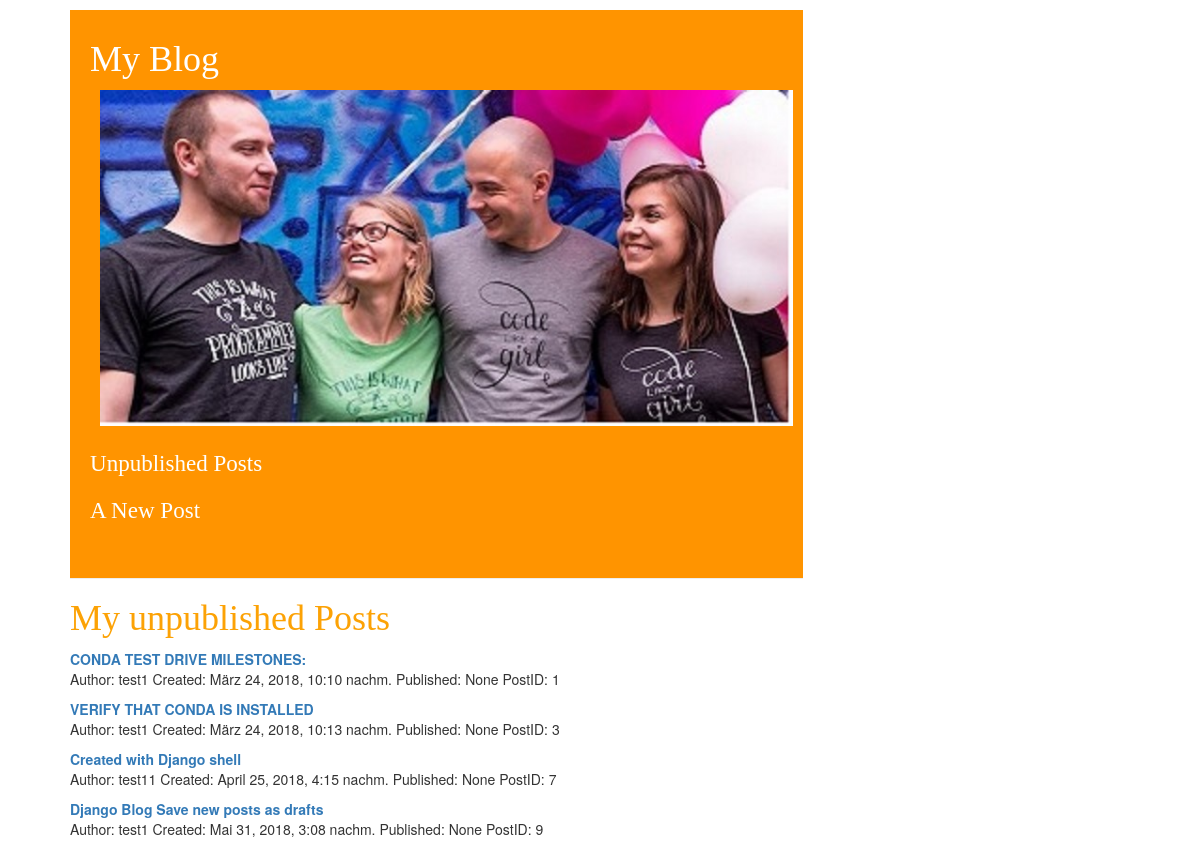
Page /drafts/ on the earlier database version.
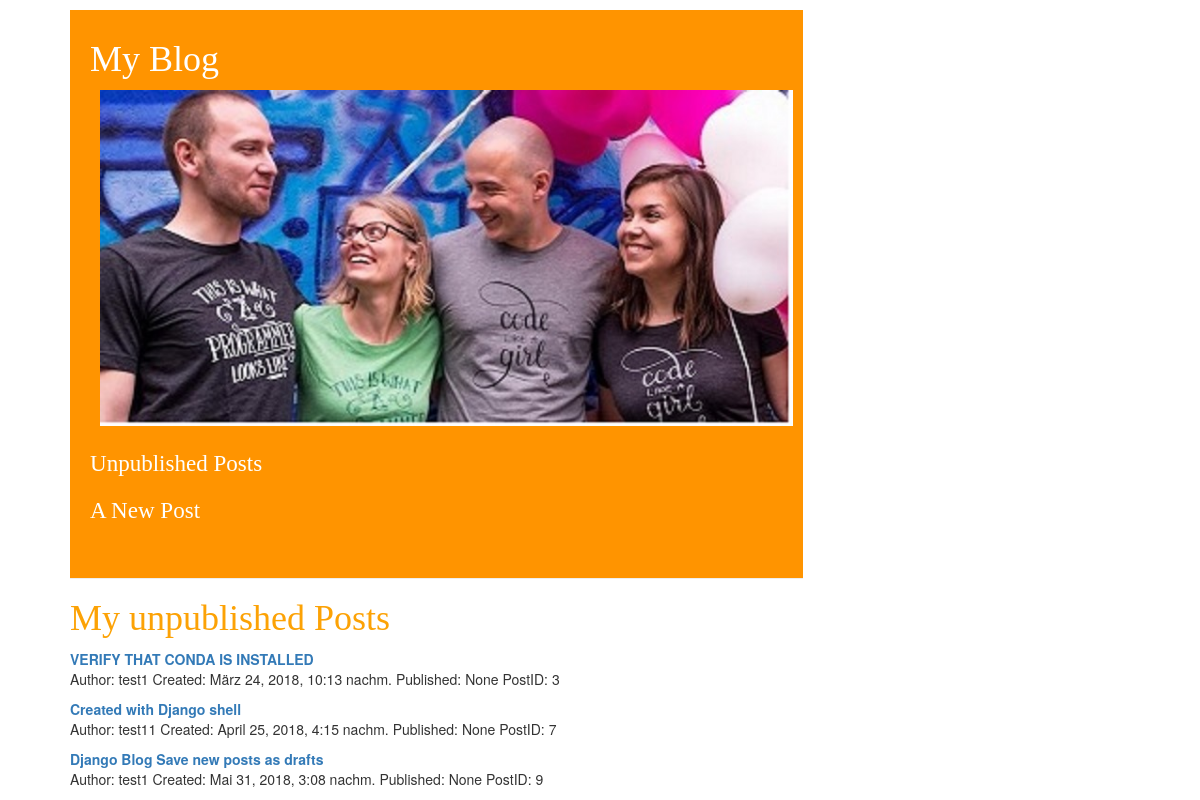
Same page on the later database version.
### blog/models.py (models this page shows, shortened)
class Post(models.Model):
    author = models.ForeignKey(Author, on_delete=models.CASCADE)
    title = models.CharField(max_length=500)
    text = models.TextField()
    created_date = models.DateTimeField(
            default=timezone.now)
    published_date = models.DateTimeField(
            blank=True, null=True)

class Author(models.Model):
    full_name = models.CharField(max_length=50)
    def __str__(self):
        return self.full_name   #

### blog/views.py (the view)
# urls.py: url(r'^drafts/$', views.post_draft_list, name='post_draft_list'),
def post_draft_list(request):
    posts = Post.objects.filter(published_date__isnull=True)
    return render(request, 'blog/post_draft_list.html', {'posts': posts})

### blog/templates/blog/post_draft_list.html
{% extends 'blog/base.html' %}
{% block content %}
          <div>
            <h1>
              <a href="/">
                My unpublished Posts
              </a>
            </h1>
          </div>
          <div>
              {% for post in posts %}
                  <div>
                      <a href="{% url 'post_detail' pk=post.pk %}">
                           <b> {{ post.title }} </b>
                      </a>
                      <p> Author: {{ post.author }}
                          Created: {{ post.created_date }}
                          Published: {{ post.published_date }}
                          PostID: {{ post.id }}
                      </p>
                  </div>
              {% endfor %}
          </div>
{% endblock %}

Differences in the rows shown:
no longer on this page (row edited): Post: title "CONDA TEST DRIVE MILESTONES:", author "test1", created_date "März 24, 2018, 10:10 nachm.", published_date "None", id "1"
